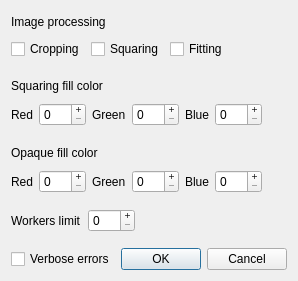
<?xml version="1.0" encoding="UTF-8"?>
<ui version="4.0">
 <class>Dialog</class>
 <widget class="QDialog" name="Dialog">
  <property name="geometry">
   <rect>
    <x>0</x>
    <y>0</y>
    <width>284</width>
    <height>281</height>
   </rect>
  </property>
  <property name="windowTitle">
   <string>Dialog</string>
  </property>
  <layout class="QVBoxLayout" name="verticalLayout">
   <item>
    <layout class="QGridLayout" name="gridLayout">
     <item row="1" column="0">
      <widget class="QLabel" name="label_image_processing">
       <property name="text">
        <string>Image processing</string>
       </property>
      </widget>
     </item>
     <item row="4" column="0">
      <widget class="QLabel" name="label_square_color">
       <property name="text">
        <string>Squaring fill color</string>
       </property>
      </widget>
     </item>
     <item row="6" column="0">
      <spacer name="verticalSpacer_3">
       <property name="orientation">
        <enum>Qt::Vertical</enum>
       </property>
       <property name="sizeType">
        <enum>QSizePolicy::Fixed</enum>
       </property>
       <property name="sizeHint" stdset="0">
        <size>
         <width>20</width>
         <height>10</height>
        </size>
       </property>
      </spacer>
     </item>
     <item row="12" column="0">
      <spacer name="verticalSpacer">
       <property name="orientation">
        <enum>Qt::Vertical</enum>
       </property>
       <property name="sizeType">
        <enum>QSizePolicy::Fixed</enum>
       </property>
       <property name="sizeHint" stdset="0">
        <size>
         <width>20</width>
         <height>10</height>
        </size>
       </property>
      </spacer>
     </item>
     <item row="9" column="0">
      <spacer name="verticalSpacer_4">
       <property name="orientation">
        <enum>Qt::Vertical</enum>
       </property>
       <property name="sizeType">
        <enum>QSizePolicy::Fixed</enum>
       </property>
       <property name="sizeHint" stdset="0">
        <size>
         <width>20</width>
         <height>10</height>
        </size>
       </property>
      </spacer>
     </item>
     <item row="3" column="0">
      <spacer name="verticalSpacer_2">
       <property name="orientation">
        <enum>Qt::Vertical</enum>
       </property>
       <property name="sizeType">
        <enum>QSizePolicy::Fixed</enum>
       </property>
       <property name="sizeHint" stdset="0">
        <size>
         <width>20</width>
         <height>10</height>
        </size>
       </property>
      </spacer>
     </item>
     <item row="5" column="0">
      <layout class="QHBoxLayout" name="horizontalLayout_2">
       <item>
        <widget class="QLabel" name="label_square_red">
         <property name="text">
          <string>Red</string>
         </property>
        </widget>
       </item>
       <item>
        <widget class="QSpinBox" name="spinBox_square_red">
         <property name="buttonSymbols">
          <enum>QAbstractSpinBox::PlusMinus</enum>
         </property>
         <property name="maximum">
          <number>255</number>
         </property>
        </widget>
       </item>
       <item>
        <widget class="QLabel" name="label_square_green">
         <property name="text">
          <string>Green</string>
         </property>
        </widget>
       </item>
       <item>
        <widget class="QSpinBox" name="spinBox_square_green">
         <property name="buttonSymbols">
          <enum>QAbstractSpinBox::PlusMinus</enum>
         </property>
         <property name="maximum">
          <number>255</number>
         </property>
        </widget>
       </item>
       <item>
        <widget class="QLabel" name="label_square_blue">
         <property name="text">
          <string>Blue</string>
         </property>
        </widget>
       </item>
       <item>
        <widget class="QSpinBox" name="spinBox_square_blue">
         <property name="buttonSymbols">
          <enum>QAbstractSpinBox::PlusMinus</enum>
         </property>
         <property name="maximum">
          <number>255</number>
         </property>
        </widget>
       </item>
       <item>
        <spacer name="horizontalSpacer_2">
         <property name="orientation">
          <enum>Qt::Horizontal</enum>
         </property>
         <property name="sizeHint" stdset="0">
          <size>
           <width>40</width>
           <height>20</height>
          </size>
         </property>
        </spacer>
       </item>
      </layout>
     </item>
     <item row="8" column="0">
      <layout class="QHBoxLayout" name="horizontalLayout_3">
       <item>
        <widget class="QLabel" name="label_opaque_red">
         <property name="text">
          <string>Red</string>
         </property>
        </widget>
       </item>
       <item>
        <widget class="QSpinBox" name="spinBox_opaque_red">
         <property name="buttonSymbols">
          <enum>QAbstractSpinBox::PlusMinus</enum>
         </property>
         <property name="maximum">
          <number>255</number>
         </property>
        </widget>
       </item>
       <item>
        <widget class="QLabel" name="label_opaque_green">
         <property name="text">
          <string>Green</string>
         </property>
        </widget>
       </item>
       <item>
        <widget class="QSpinBox" name="spinBox_opaque_green">
         <property name="buttonSymbols">
          <enum>QAbstractSpinBox::PlusMinus</enum>
         </property>
         <property name="maximum">
          <number>255</number>
         </property>
        </widget>
       </item>
       <item>
        <widget class="QLabel" name="label_opaque_blue">
         <property name="text">
          <string>Blue</string>
         </property>
        </widget>
       </item>
       <item>
        <widget class="QSpinBox" name="spinBox_opaque_blue">
         <property name="buttonSymbols">
          <enum>QAbstractSpinBox::PlusMinus</enum>
         </property>
         <property name="maximum">
          <number>255</number>
         </property>
        </widget>
       </item>
       <item>
        <spacer name="horizontalSpacer_3">
         <property name="orientation">
          <enum>Qt::Horizontal</enum>
         </property>
         <property name="sizeHint" stdset="0">
          <size>
           <width>40</width>
           <height>20</height>
          </size>
         </property>
        </spacer>
       </item>
      </layout>
     </item>
     <item row="11" column="0">
      <layout class="QHBoxLayout" name="horizontalLayout_4">
       <item>
        <widget class="QLabel" name="label_worker">
         <property name="text">
          <string>Workers limit</string>
         </property>
        </widget>
       </item>
       <item>
        <widget class="QSpinBox" name="spinBox_worker">
         <property name="buttonSymbols">
          <enum>QAbstractSpinBox::PlusMinus</enum>
         </property>
         <property name="maximum">
          <number>128</number>
         </property>
        </widget>
       </item>
       <item>
        <spacer name="horizontalSpacer_4">
         <property name="orientation">
          <enum>Qt::Horizontal</enum>
         </property>
         <property name="sizeHint" stdset="0">
          <size>
           <width>40</width>
           <height>20</height>
          </size>
         </property>
        </spacer>
       </item>
      </layout>
     </item>
     <item row="2" column="0">
      <layout class="QHBoxLayout" name="horizontalLayout">
       <item>
        <widget class="QCheckBox" name="checkBox_crop">
         <property name="text">
          <string>Cropping</string>
         </property>
        </widget>
       </item>
       <item>
        <widget class="QCheckBox" name="checkBox_square">
         <property name="text">
          <string>Squaring</string>
         </property>
        </widget>
       </item>
       <item>
        <widget class="QCheckBox" name="checkBox_fit">
         <property name="text">
          <string>Fitting</string>
         </property>
        </widget>
       </item>
       <item>
        <spacer name="horizontalSpacer">
         <property name="orientation">
          <enum>Qt::Horizontal</enum>
         </property>
         <property name="sizeHint" stdset="0">
          <size>
           <width>40</width>
           <height>20</height>
          </size>
         </property>
        </spacer>
       </item>
      </layout>
     </item>
     <item row="7" column="0">
      <widget class="QLabel" name="label_opaque_color">
       <property name="text">
        <string>Opaque fill color</string>
       </property>
      </widget>
     </item>
     <item row="13" column="0">
      <layout class="QHBoxLayout" name="horizontalLayout_5">
       <item>
        <widget class="QCheckBox" name="checkBox_verbose">
         <property name="text">
          <string>Verbose errors</string>
         </property>
        </widget>
       </item>
       <item>
        <spacer name="horizontalSpacer_5">
         <property name="orientation">
          <enum>Qt::Horizontal</enum>
         </property>
         <property name="sizeHint" stdset="0">
          <size>
           <width>40</width>
           <height>20</height>
          </size>
         </property>
        </spacer>
       </item>
       <item>
        <widget class="QDialogButtonBox" name="buttonBox">
         <property name="standardButtons">
          <set>QDialogButtonBox::Cancel|QDialogButtonBox::Ok</set>
         </property>
        </widget>
       </item>
      </layout>
     </item>
    </layout>
   </item>
  </layout>
 </widget>
 <resources/>
 <connections>
  <connection>
   <sender>buttonBox</sender>
   <signal>accepted()</signal>
   <receiver>Dialog</receiver>
   <slot>accept()</slot>
   <hints>
    <hint type="sourcelabel">
     <x>248</x>
     <y>254</y>
    </hint>
    <hint type="destinationlabel">
     <x>157</x>
     <y>274</y>
    </hint>
   </hints>
  </connection>
  <connection>
   <sender>buttonBox</sender>
   <signal>rejected()</signal>
   <receiver>Dialog</receiver>
   <slot>reject()</slot>
   <hints>
    <hint type="sourcelabel">
     <x>272</x>
     <y>247</y>
    </hint>
    <hint type="destinationlabel">
     <x>283</x>
     <y>274</y>
    </hint>
   </hints>
  </connection>
 </connections>
</ui>
